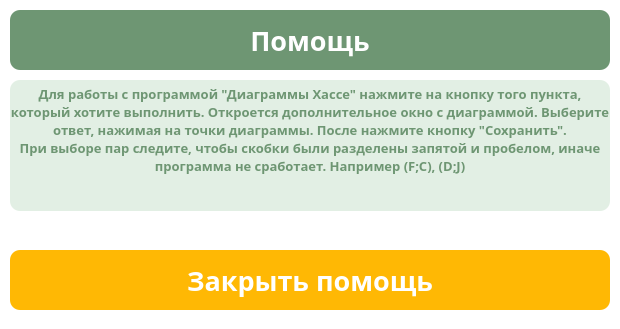
<?xml version="1.0" encoding="UTF-8"?>
<ui version="4.0">
 <class>MainWondow</class>
 <widget class="QDialog" name="MainWondow">
  <property name="geometry">
   <rect>
    <x>0</x>
    <y>0</y>
    <width>620</width>
    <height>329</height>
   </rect>
  </property>
  <property name="font">
   <font>
    <family>Century Gothic</family>
    <pointsize>14</pointsize>
    <weight>75</weight>
    <bold>true</bold>
   </font>
  </property>
  <property name="windowTitle">
   <string>Помощь</string>
  </property>
  <property name="styleSheet">
   <string notr="true">background-color: white; color: white;</string>
  </property>
  <widget class="QLabel" name="label_6">
   <property name="geometry">
    <rect>
     <x>10</x>
     <y>10</y>
     <width>600</width>
     <height>60</height>
    </rect>
   </property>
   <property name="font">
    <font>
     <family>Century Gothic</family>
     <pointsize>20</pointsize>
     <weight>75</weight>
     <bold>true</bold>
    </font>
   </property>
   <property name="styleSheet">
    <string notr="true">background-color: #6e9673;
                    border-radius: 10px;
                </string>
   </property>
   <property name="text">
    <string>Помощь</string>
   </property>
   <property name="alignment">
    <set>Qt::AlignCenter</set>
   </property>
  </widget>
  <widget class="QLabel" name="label_7">
   <property name="geometry">
    <rect>
     <x>10</x>
     <y>80</y>
     <width>600</width>
     <height>131</height>
    </rect>
   </property>
   <property name="font">
    <font>
     <family>Century Gothic</family>
     <pointsize>10</pointsize>
     <weight>75</weight>
     <bold>true</bold>
    </font>
   </property>
   <property name="styleSheet">
    <string notr="true">background-color: #E2EFE4;
                    color: #6e9673;
                    border-radius: 10px;
                </string>
   </property>
   <property name="text">
    <string>&lt;html&gt;&lt;head/&gt;&lt;body&gt;&lt;p&gt;Для работы с программой &amp;quot;Диаграммы Хассе&amp;quot; нажмите на кнопку того пункта, который хотите выполнить. Откроется дополнительное окно с диаграммой. Выберите ответ, нажимая на точки диаграммы. После нажмите кнопку &amp;quot;Сохранить&amp;quot;.&lt;br/&gt;При выборе пар следите, чтобы скобки были разделены запятой и пробелом, иначе программа не сработает. Например (F;C), (D;J)&lt;/p&gt;&lt;p/&gt;&lt;/body&gt;&lt;/html&gt;</string>
   </property>
   <property name="alignment">
    <set>Qt::AlignCenter</set>
   </property>
   <property name="wordWrap">
    <bool>true</bool>
   </property>
  </widget>
  <widget class="QPushButton" name="closeButton">
   <property name="geometry">
    <rect>
     <x>10</x>
     <y>250</y>
     <width>600</width>
     <height>60</height>
    </rect>
   </property>
   <property name="font">
    <font>
     <family>Century Gothic</family>
     <pointsize>20</pointsize>
     <weight>75</weight>
     <bold>true</bold>
    </font>
   </property>
   <property name="styleSheet">
    <string notr="true">QPushButton {
                    background-color: #ffb804;
                    border-radius: 10px;
                    }

                    QPushButton:hover{
                    background-color: #f3a600;
                    }
                </string>
   </property>
   <property name="text">
    <string>Закрыть помощь</string>
   </property>
  </widget>
 </widget>
 <resources/>
 <connections/>
</ui>
